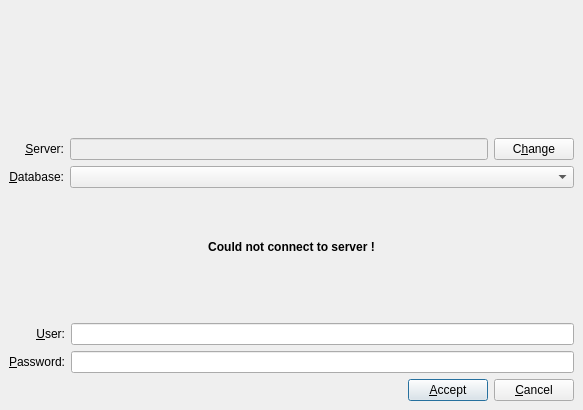
<?xml version="1.0" encoding="UTF-8"?>
<ui version="4.0">
 <class>LoginDialog</class>
 <widget class="QDialog" name="LoginDialog">
  <property name="windowModality">
   <enum>Qt::WindowModal</enum>
  </property>
  <property name="geometry">
   <rect>
    <x>0</x>
    <y>0</y>
    <width>583</width>
    <height>410</height>
   </rect>
  </property>
  <property name="sizePolicy">
   <sizepolicy hsizetype="Fixed" vsizetype="Fixed">
    <horstretch>0</horstretch>
    <verstretch>0</verstretch>
   </sizepolicy>
  </property>
  <property name="windowTitle">
   <string>Login</string>
  </property>
  <property name="windowIcon">
   <iconset>
    <normaloff/>
   </iconset>
  </property>
  <layout class="QVBoxLayout">
   <property name="spacing">
    <number>6</number>
   </property>
   <property name="margin">
    <number>9</number>
   </property>
   <item>
    <widget class="QLabel" name="uiKoo">
     <property name="cursor">
      <cursorShape>PointingHandCursor</cursorShape>
     </property>
     <property name="text">
      <string>&lt;a href=&quot;http://www.nan-tic.com&quot;&gt;&lt;img src=&quot;:images/koo.png&quot;/&gt;&lt;/a&gt;</string>
     </property>
     <property name="pixmap">
      <pixmap resource="common.qrc">:/images/koo.png</pixmap>
     </property>
     <property name="scaledContents">
      <bool>false</bool>
     </property>
     <property name="alignment">
      <set>Qt::AlignCenter</set>
     </property>
     <property name="openExternalLinks">
      <bool>true</bool>
     </property>
    </widget>
   </item>
   <item>
    <spacer>
     <property name="orientation">
      <enum>Qt::Vertical</enum>
     </property>
     <property name="sizeType">
      <enum>QSizePolicy::Minimum</enum>
     </property>
     <property name="sizeHint" stdset="0">
      <size>
       <width>20</width>
       <height>16</height>
      </size>
     </property>
    </spacer>
   </item>
   <item>
    <layout class="QGridLayout">
     <property name="margin">
      <number>0</number>
     </property>
     <property name="spacing">
      <number>6</number>
     </property>
     <item row="0" column="1">
      <widget class="QLineEdit" name="uiServer">
       <property name="enabled">
        <bool>false</bool>
       </property>
       <property name="focusPolicy">
        <enum>Qt::NoFocus</enum>
       </property>
       <property name="readOnly">
        <bool>true</bool>
       </property>
      </widget>
     </item>
     <item row="1" column="1" colspan="2">
      <widget class="QComboBox" name="uiDatabase"/>
     </item>
     <item row="1" column="0">
      <widget class="QLabel" name="label_2">
       <property name="text">
        <string>&amp;Database:</string>
       </property>
       <property name="alignment">
        <set>Qt::AlignRight|Qt::AlignTrailing|Qt::AlignVCenter</set>
       </property>
       <property name="buddy">
        <cstring>uiDatabase</cstring>
       </property>
      </widget>
     </item>
     <item row="0" column="2">
      <widget class="QPushButton" name="pushChange">
       <property name="text">
        <string>C&amp;hange</string>
       </property>
       <property name="icon">
        <iconset resource="common.qrc">
         <normaloff>:/images/configure.png</normaloff>:/images/configure.png</iconset>
       </property>
      </widget>
     </item>
     <item row="0" column="0">
      <widget class="QLabel" name="label">
       <property name="text">
        <string>&amp;Server:</string>
       </property>
       <property name="alignment">
        <set>Qt::AlignRight|Qt::AlignTrailing|Qt::AlignVCenter</set>
       </property>
       <property name="buddy">
        <cstring>pushChange</cstring>
       </property>
      </widget>
     </item>
    </layout>
   </item>
   <item>
    <widget class="QLabel" name="uiNoConnection">
     <property name="text">
      <string>&lt;b&gt;Could not connect to server !&lt;/b&gt;</string>
     </property>
     <property name="alignment">
      <set>Qt::AlignCenter</set>
     </property>
    </widget>
   </item>
   <item>
    <spacer>
     <property name="orientation">
      <enum>Qt::Vertical</enum>
     </property>
     <property name="sizeType">
      <enum>QSizePolicy::Minimum</enum>
     </property>
     <property name="sizeHint" stdset="0">
      <size>
       <width>382</width>
       <height>16</height>
      </size>
     </property>
    </spacer>
   </item>
   <item>
    <layout class="QGridLayout">
     <property name="margin">
      <number>0</number>
     </property>
     <property name="spacing">
      <number>6</number>
     </property>
     <item row="0" column="1">
      <widget class="QLineEdit" name="uiUserName"/>
     </item>
     <item row="1" column="0">
      <widget class="QLabel" name="label_4">
       <property name="sizePolicy">
        <sizepolicy hsizetype="Preferred" vsizetype="Fixed">
         <horstretch>0</horstretch>
         <verstretch>0</verstretch>
        </sizepolicy>
       </property>
       <property name="text">
        <string>&amp;Password:</string>
       </property>
       <property name="alignment">
        <set>Qt::AlignRight|Qt::AlignTrailing|Qt::AlignVCenter</set>
       </property>
       <property name="buddy">
        <cstring>uiPassword</cstring>
       </property>
      </widget>
     </item>
     <item row="1" column="1">
      <widget class="QLineEdit" name="uiPassword">
       <property name="echoMode">
        <enum>QLineEdit::Password</enum>
       </property>
      </widget>
     </item>
     <item row="0" column="0">
      <widget class="QLabel" name="label_3">
       <property name="sizePolicy">
        <sizepolicy hsizetype="Preferred" vsizetype="Fixed">
         <horstretch>0</horstretch>
         <verstretch>0</verstretch>
        </sizepolicy>
       </property>
       <property name="text">
        <string>&amp;User:</string>
       </property>
       <property name="alignment">
        <set>Qt::AlignRight|Qt::AlignTrailing|Qt::AlignVCenter</set>
       </property>
       <property name="buddy">
        <cstring>uiUserName</cstring>
       </property>
      </widget>
     </item>
    </layout>
   </item>
   <item>
    <layout class="QHBoxLayout">
     <property name="spacing">
      <number>6</number>
     </property>
     <property name="margin">
      <number>0</number>
     </property>
     <item>
      <spacer>
       <property name="orientation">
        <enum>Qt::Horizontal</enum>
       </property>
       <property name="sizeHint" stdset="0">
        <size>
         <width>40</width>
         <height>20</height>
        </size>
       </property>
      </spacer>
     </item>
     <item>
      <widget class="QPushButton" name="pushAccept">
       <property name="text">
        <string>&amp;Accept</string>
       </property>
       <property name="icon">
        <iconset resource="common.qrc">
         <normaloff>:/images/ok.png</normaloff>:/images/ok.png</iconset>
       </property>
       <property name="default">
        <bool>true</bool>
       </property>
      </widget>
     </item>
     <item>
      <widget class="QPushButton" name="pushCancel">
       <property name="text">
        <string>&amp;Cancel</string>
       </property>
       <property name="icon">
        <iconset resource="common.qrc">
         <normaloff>:/images/cancel.png</normaloff>:/images/cancel.png</iconset>
       </property>
      </widget>
     </item>
    </layout>
   </item>
  </layout>
 </widget>
 <tabstops>
  <tabstop>uiPassword</tabstop>
  <tabstop>pushAccept</tabstop>
  <tabstop>pushCancel</tabstop>
  <tabstop>pushChange</tabstop>
  <tabstop>uiDatabase</tabstop>
  <tabstop>uiUserName</tabstop>
 </tabstops>
 <resources>
  <include location="common.qrc"/>
 </resources>
 <connections/>
</ui>
